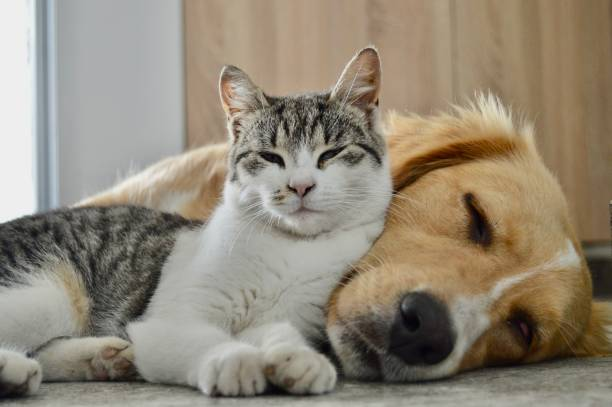
#> input picture images/input/cat-dog.jpg, 612 x 407 px, found by its file name
$ python 02_laplacian.py   (older library calls are emulated)
#> lines starting #> are read from the running program, lines starting #| are printed output that depends on the picture
import cv2
import numpy as np

# 1. Load image and convert to grayscale
img = cv2.imread(".\images\input\cat-dog.jpg")
#> img is the input picture: shape (407, 612, 3); mean B, G, R 119.1, 135.7, 145.7
gray = cv2.cvtColor(img, cv2.COLOR_BGR2GRAY)
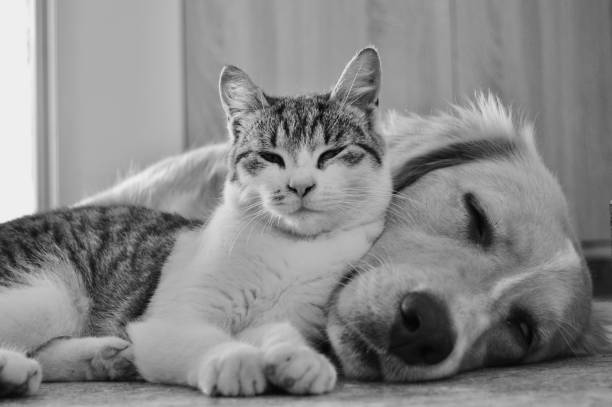
#> gray: shape (407, 612); min 1, max 244, mean 136.8

# 2. Smooth the image to remove high-frequency noise
blurred = cv2.GaussianBlur(gray, (3, 3), 0)

# 3. Apply the Laplacian operator using a 64-bit float data depth
# Use cv2.CV_64F because gradients contain both positive and negative slopes
laplacian_raw = cv2.Laplacian(blurred, cv2.CV_64F, ksize=3)
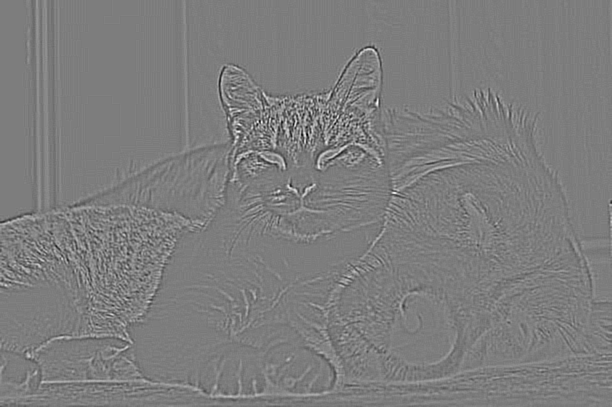
#> laplacian_raw: shape (407, 612) float64; min -222, max 228, mean 0; drawn with min black and max white

# 4. Take absolute values and convert back to standard 8-bit unsigned format
laplacian_8u = np.uint8(np.absolute(laplacian_raw))
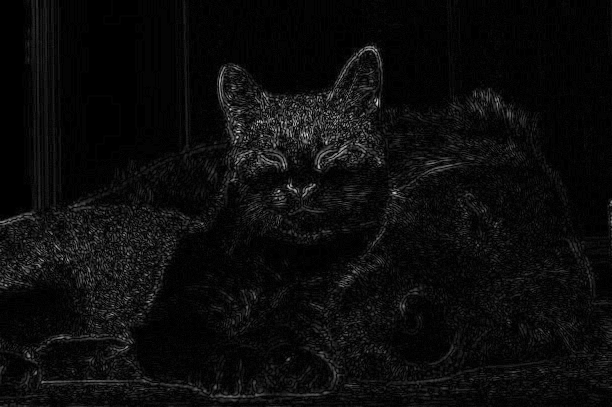
#> laplacian_8u: shape (407, 612); min 0, max 228, mean 11.6

# 5. Display the output
cv2.imshow("Laplacian Edges", laplacian_8u)
cv2.waitKey(0)
cv2.destroyAllWindows()

$ run again, with images/input/apollo_11_launch.jpg copied over images/input/cat-dog.jpg
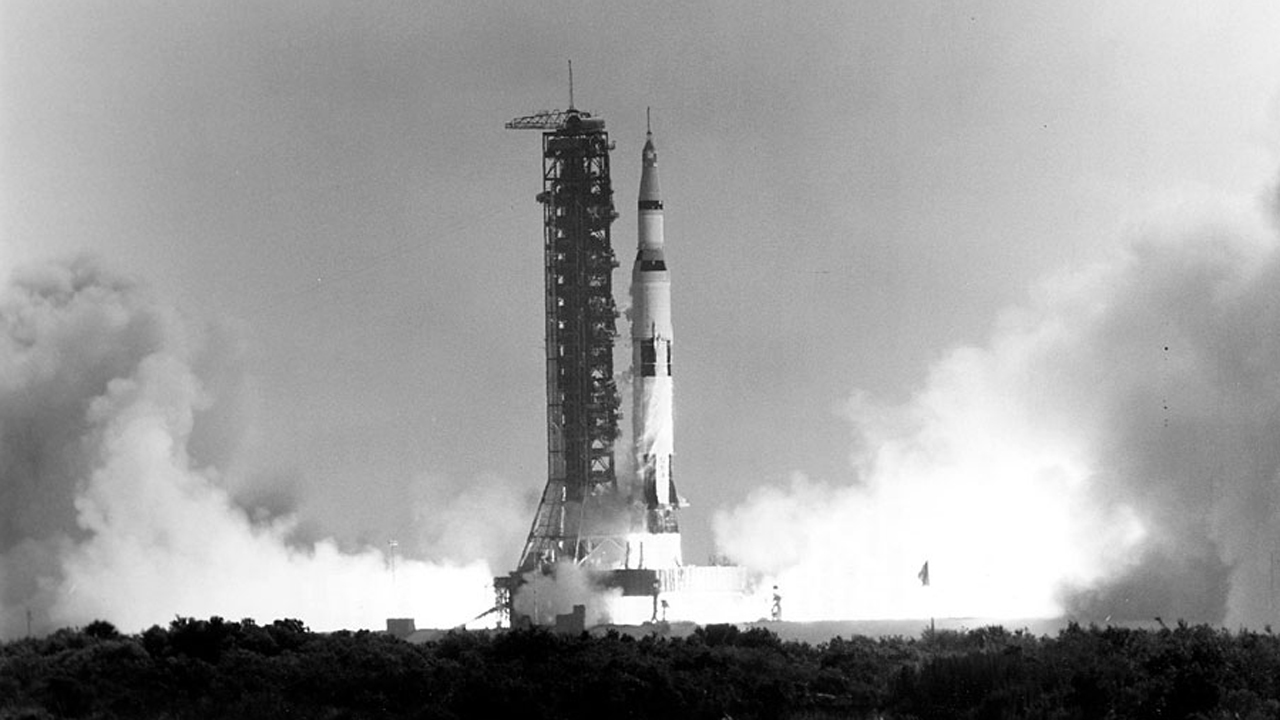
#> input picture images/input/apollo_11_launch.jpg, 1280 x 720 px, found by its file name
#> img is the input picture: shape (720, 1280, 3); min 0, max 255, mean 156.2
#> `laplacian_raw = cv2.Laplacian(blurred, cv2.CV_64F, ksize=3)`:
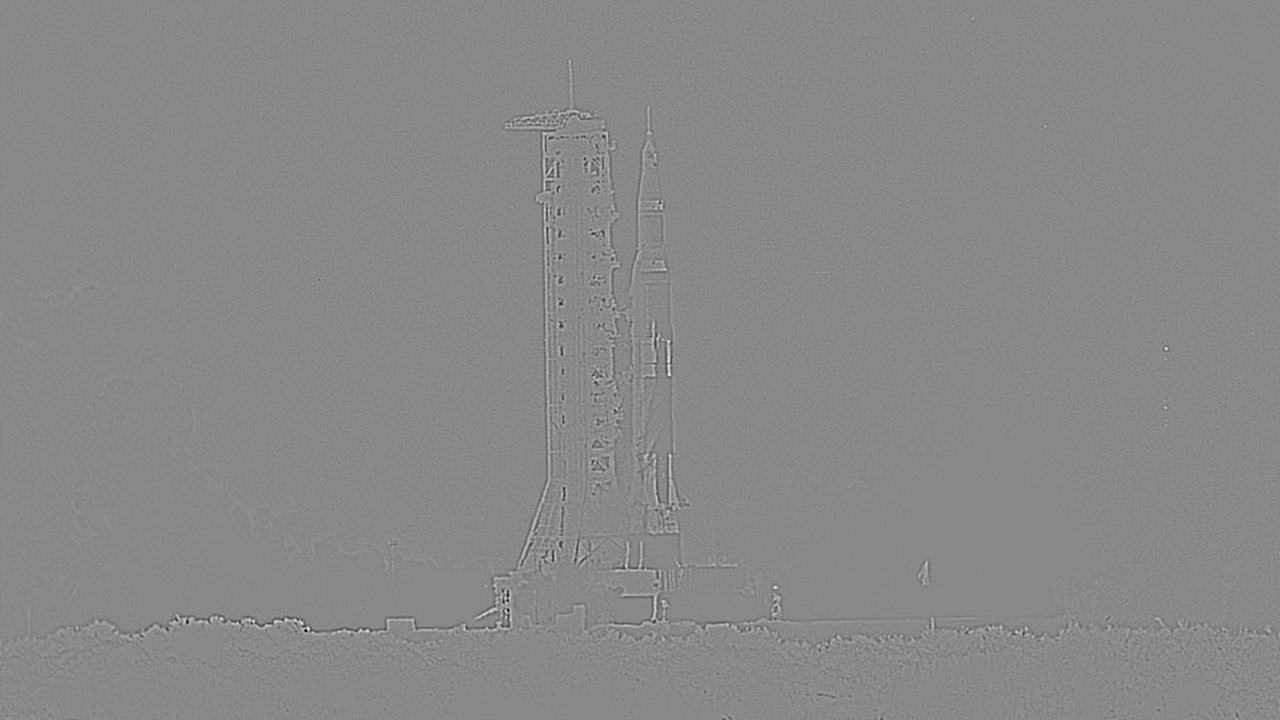
#> laplacian_raw: shape (720, 1280) float64; min -470, max 406, mean 0; drawn with min black and max white
#> `laplacian_8u = np.uint8(np.absolute(laplacian_raw))`:
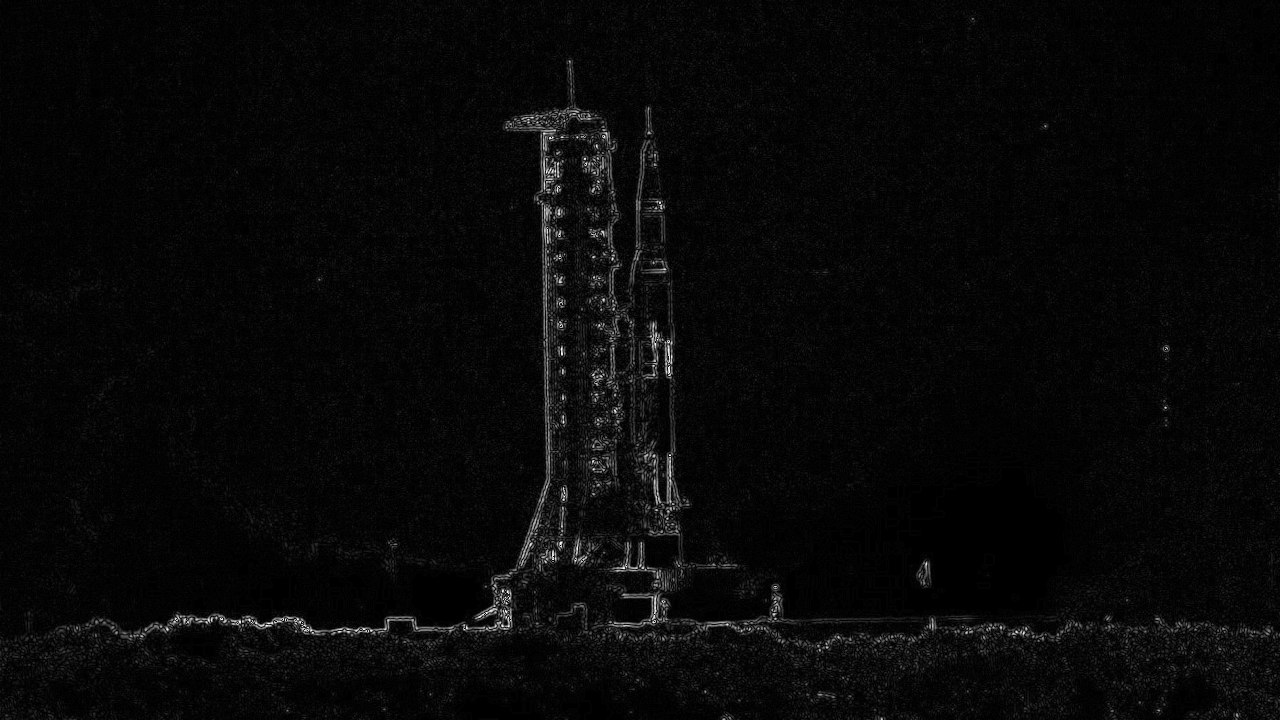
#> laplacian_8u: shape (720, 1280); min 0, max 254, mean 8.1

$ run again, with images/input/cat_dog.jpg copied over images/input/cat-dog.jpg
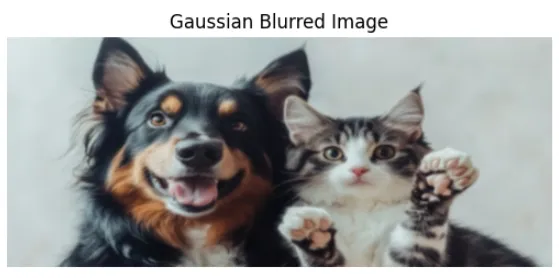
#> input picture images/input/cat_dog.jpg, 559 x 278 px, found by its file name
#> img is the input picture: shape (278, 559, 3); mean B, G, R 159.6, 160.8, 159.1
#> `laplacian_raw = cv2.Laplacian(blurred, cv2.CV_64F, ksize=3)`:
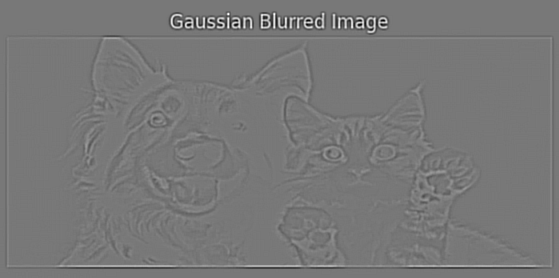
#> laplacian_raw: shape (278, 559) float64; min -520, max 584, mean 0; drawn with min black and max white
#> `laplacian_8u = np.uint8(np.absolute(laplacian_raw))`:
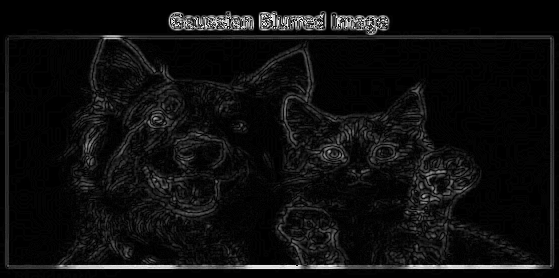
#> laplacian_8u: shape (278, 559); min 0, max 254, mean 14.8
